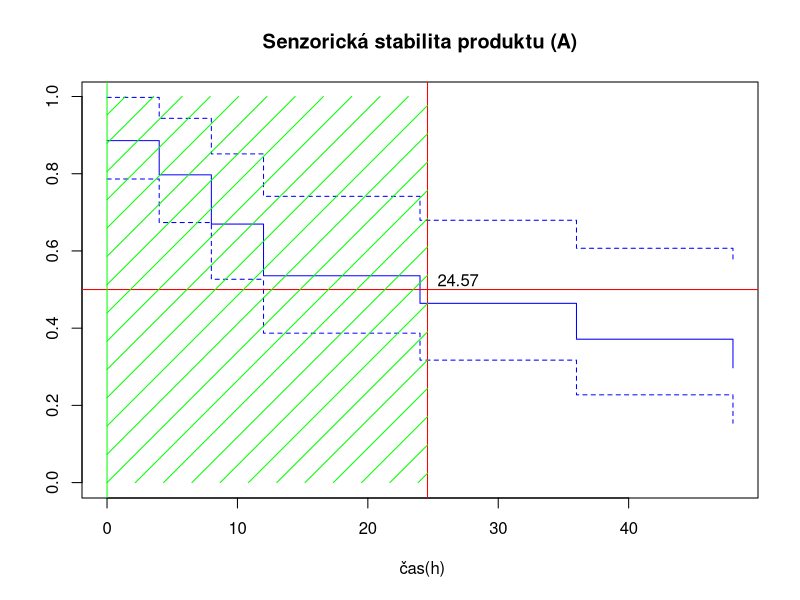

R code for this plot:
# ============================================================
# Cvičenie 10: Analýza prežitia a senzorická trvanlivosť
# Teória: https://senzorika.github.io/SaIT/teoria/cvicenie10.html
# ============================================================

# ------------------------------------------------------------------------
# Analyza prezitia (Survival analysis, Kaplan-Meier model) (Vietoris,2013)
# + predikcne modelovanie
# ------------------------------------------------------------------------

# odhad senzorickej trvanlivosti pomocou neparametrickej analyzy prezitia podla Kaplan-Meiera
# Piati hodnotitelia analyzovali vzorky jogurtu skladovane 0,4,8,12,24,36 a 48 hodin pri izbovej teplote.
# Vysledkom je skala (zamietnutia/nezjedol) a (akceptacie/zjedol). Aka je odhadovana senzoricka trvanlivost
# jogurtov, resp. kedy uz bude jogurt neakceptovatelny po senzorickej stranke?
# ----------------------------------------------------------------------------------------
# Nacitanie kniznice pre analyzu prezitia
library(survival)
time <- c(0, 4, 8, 12, 24, 36, 48, 0, 4, 8, 12, 24, 36, 48, 0, 4, 8, 12, 24, 36, 48, 0, 4, 8, 12, 24, 36, 48, 0, 4, 8, 12, 24, 36, 48)
event <- c(
  TRUE, TRUE, TRUE, TRUE, FALSE, FALSE, FALSE,
  TRUE, TRUE, TRUE, TRUE, TRUE, TRUE, TRUE,
  TRUE, TRUE, FALSE, TRUE, FALSE, FALSE, FALSE,
  TRUE, FALSE, TRUE, FALSE, FALSE, FALSE, FALSE,
  FALSE, FALSE, TRUE, TRUE, TRUE, TRUE, FALSE
)

# vytvorenie datasetu a nastavenie zakladnych parametrov
foodshelflife <- Surv(time, event)
foodshelflife

fit <- survfit(foodshelflife ~ 1, conf.int = FALSE)
# vysledky a vizualizacia grafu
fit
summary(fit)
plot(fit, main = "Senzorická stabilita produktu (A)", xlab = " čas(h)", col = "blue")
abline(h = 0.5, col = "red")


# -----------------------------------------------------
# + LINEARNA REGRESIA (Vietoris,2020)
# -----------------------------------------------------
# ideme predikovat cut-off point pre jogurty z predchadzajuceho prikladu
# kde x su casove data (hodiny) a y (je survival hodnota)
y <- fit$surv
x <- fit$time
linear <- data.frame(x, y)
linear

# linearny model: cas ako funkcia prezivania, x = a*y + b
regresia <- lm(x ~ y)
regresia

# a ideme programovat nasu prvu funkciu v zivote :)
model <- function(odhad) {
  regresia$coefficients[2] * odhad + regresia$coefficients[1]
}

# a je este potrebne zistit koeficient determinacie (r2) celeho modelu a sme za vodou :)
reg <- lm(x ~ y)
summary(reg)

# overenie linearneho modelu, ideme zistit kolko hodin je cut-off point (hodnota=0.5)
model(0.5)
abline(v = model(0.5), col = "red")

# dokreslime si nejaky vizual :)
abline(v = 0, col = "green")
rect(0, 1, model(0.5), 0, density = 5, col = "green", border = "transparent")
text(model(0.5), 0.52, round(model(0.5), digit = 2), pos = 4)
